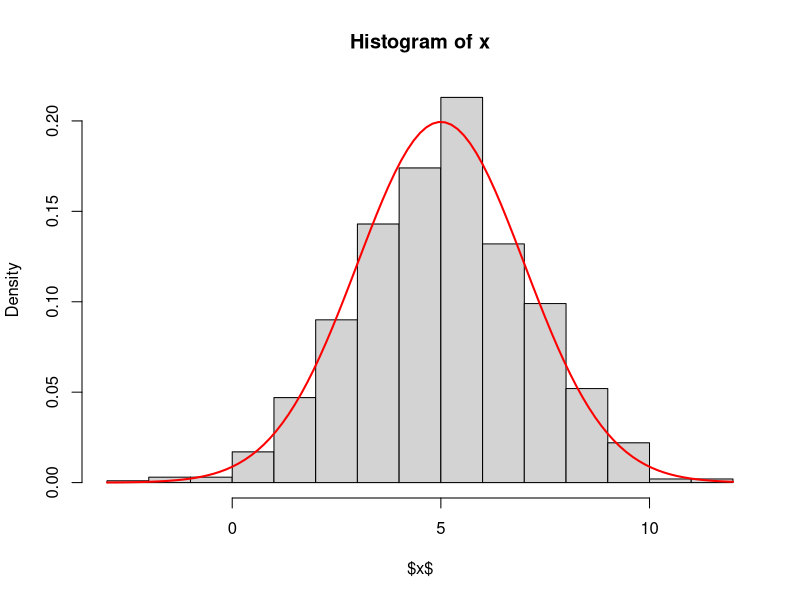
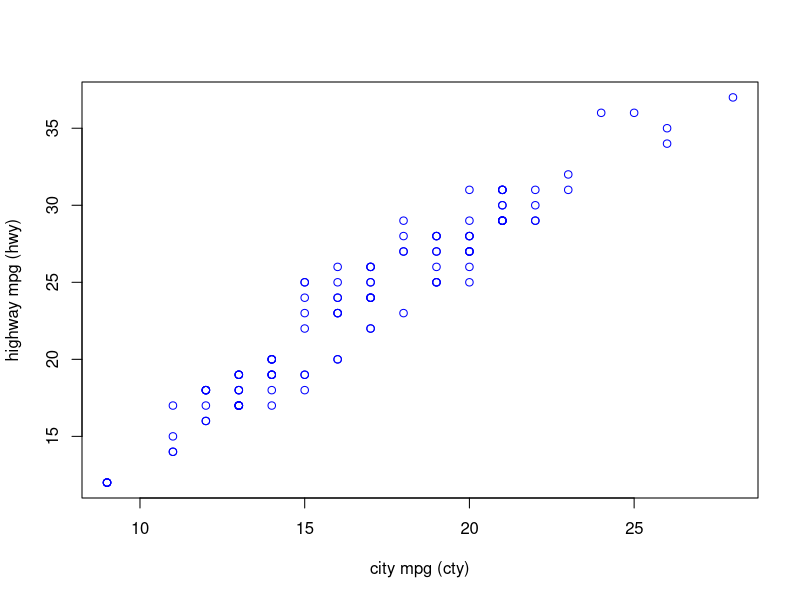
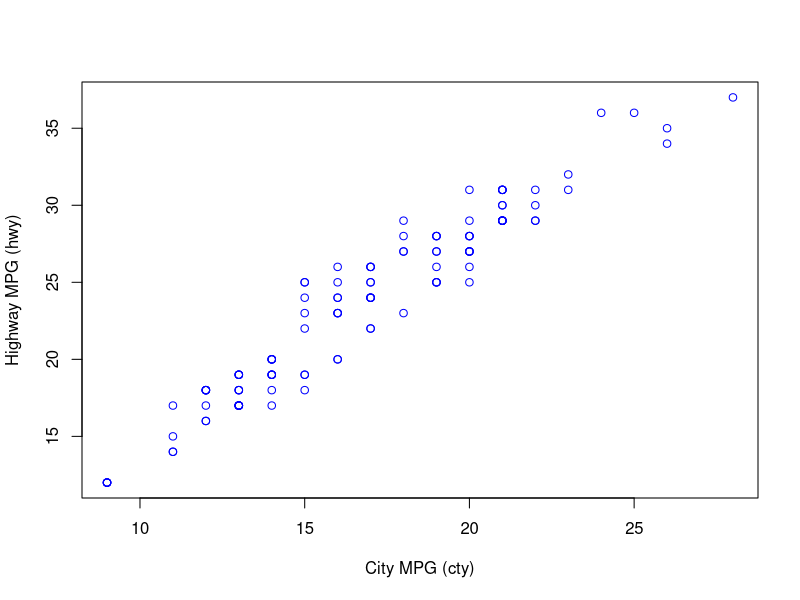
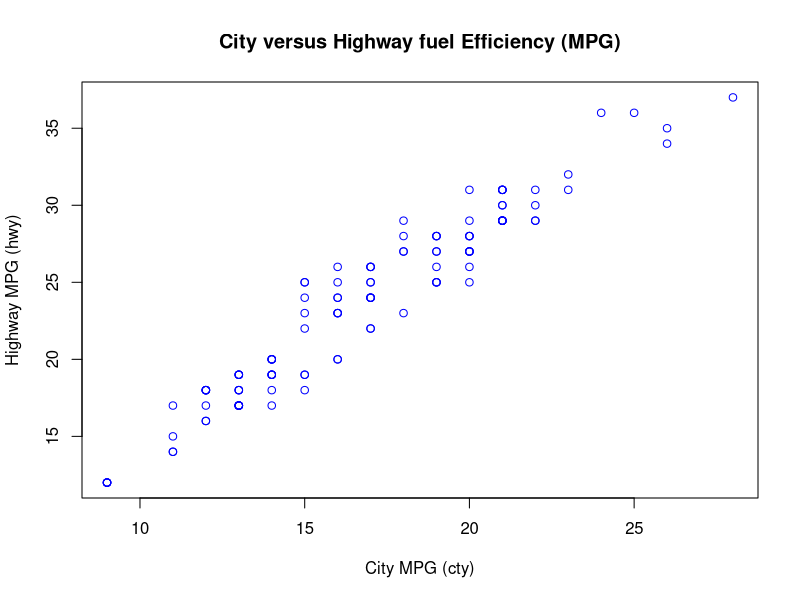
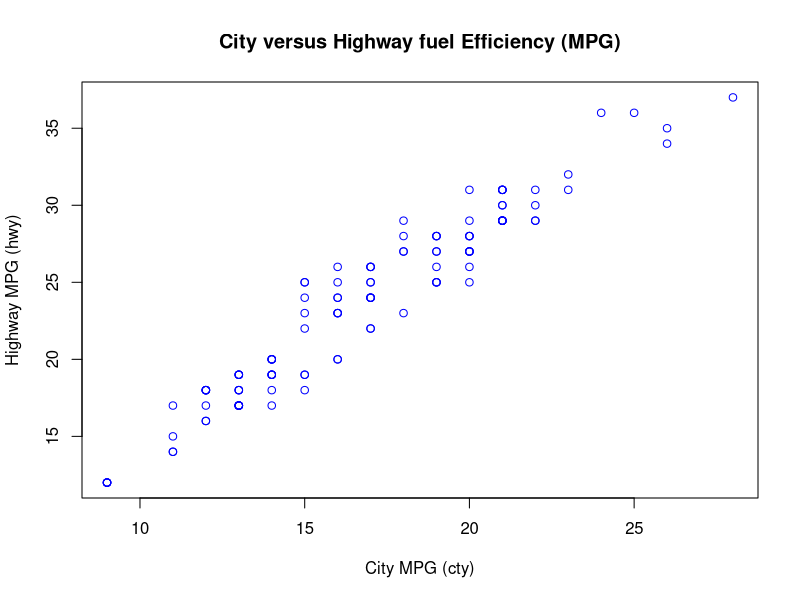
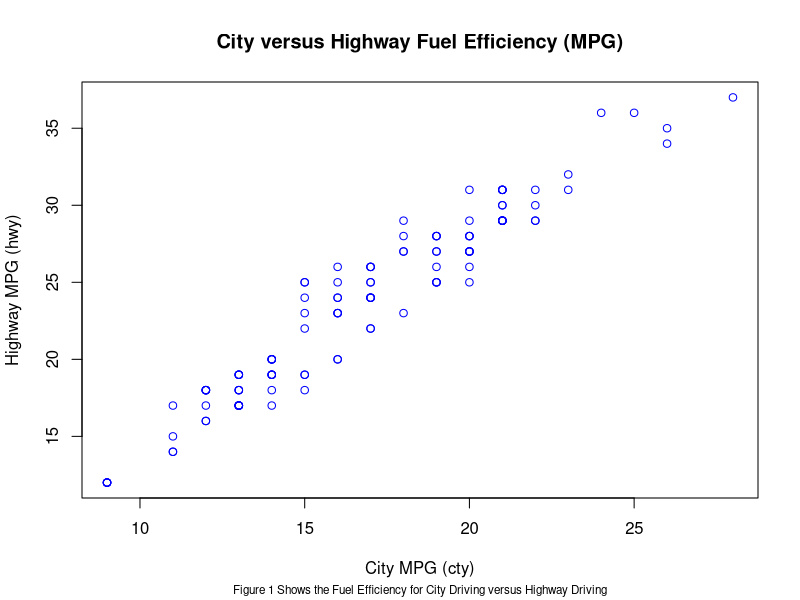

The R script that drew these images, in order:
## ---- chunk 1
#| label: setup 
#| include: FALSE

library(ggplot2)
library(dplyr)

# Default figure size for PDF output
knitr::opts_chunk$set(fig.width = 6, fig.height = 4)

set.seed(42)

## ---- chunk 2
  n <- 1000
## ---- chunk 3
   k <- n/2
   u1 <- runif(k, min = 0, max = 1)
   u2 <- runif(k, min = 0, max = 1)
## ---- chunk 4
z1 <- sqrt(-2*log(u1))*cos(2*pi*u2)

z2 <- sqrt(-2*log(u1))*sin(2*pi*u2)
## ---- chunk 5
z <- c(z1, z2)
## ---- chunk 6
 mu   <- 5

 sigma <- 2
## ---- chunk 7
 x <- mu + sigma * z
## ---- chunk 8
 mean(x)
 sd(x)
## ---- chunk 9
 hist(x,freq = FALSE,ylab = "Density", xlab = "$x$")    
 curve(dnorm(x, mean = mu , sd = sigma ), col = "red" , lwd = 2 , add = TRUE) 
## ---- chunk 10
#| label: tbl-hlth
#| eval: true
#| echo: false
#| tbl-cap: "Total health expenditure by use of funds, in millions of current dollars, Canada, 1975 to 2022 (Source: CIHI National Health Expenditure Trends)"
cihi <- read.csv("hlthexp.csv")

df <- data.frame(Year = cihi$Year,
                 Hospitals = cihi$Hospitals,
                 Physicians = cihi$Physicians,
                 "Other Services" = cihi$Other.Institutions,
                 Dental = cihi$Other.Professionals..Dental.Services,
                 Vision = cihi$Other.Professionals..Vision.Care.Services,
                 "Other Professionals" = cihi$Other.Professionals..Other.Services,
                 check.names = FALSE)

knitr::kable(df, 
             align = c(rep('c',7)),
             format.args = list(big.mark = ","))
## ---- chunk 11
      read.csv("hlthexp.csv")
     
      df <- (read.csv("hlthexp.csv"))
## ---- chunk 12
  any(is.na(df$Hospitals))
## ---- chunk 13
df$TotalOtherServices <- df$"Other.Professionals..Dental.Services"  +     
 df$"Other.Professionals..Vision.Care.Services" +  df$"Total.Other.Professionals"  
## ---- chunk 14
df <- data.frame(df, Prescription.Drugs = df$Prescribed.Drugs)

## ---- chunk 15
df$Hospitals[df$Year == 1983]
## ---- chunk 16
df[df$Year %in% 2012:2022, ]
## ---- chunk 17
library(ggplot2)
mpg <- ggplot2 ::mpg
## ---- chunk 18
 mpg_2008 <- subset(mpg, year == 2008)
## ---- chunk 19
  min(mpg_2008$cty, na.rm = TRUE)
  max(mpg_2008$cty, na.rm = TRUE)
## ---- chunk 20
  sum(mpg_2008$cty) / length(mpg_2008$cty)
## ---- chunk 21
  mean(mpg_2008$cty)
## ---- chunk 22
 library(ggplot2)
 df <- mpg
 df_2008 <- subset(df, year == 2008)
 df$compact <- ifelse(df$class == "compact", 1, 0)

## ---- chunk 23
  mean(df$compact)
## ---- chunk 24
  plot(df_2008$cty, df_2008$hwy, xlab = "city mpg (cty)" , ylab = "highway mpg (hwy)",col ="blue" )
## ---- chunk 25
 plot(df_2008$cty, df_2008$hwy, xlab = "City MPG (cty)" , ylab = "Highway MPG (hwy)" , col = "blue")
## ---- chunk 26
   plot(df_2008$cty, df_2008$hwy,
     xlab = "City MPG (cty)",
     ylab = "Highway MPG (hwy)",
     main = "City versus Highway fuel Efficiency (MPG)", ,col = "blue")
## ---- chunk 27
   plot(df_2008$cty, df_2008$hwy,
     xlab = "City MPG (cty)",
     ylab = "Highway MPG (hwy)",
     main = "City versus Highway fuel Efficiency (MPG)" , col = "blue")
plot(df_2008$cty, df_2008$hwy,
     xlab = "City MPG (cty)",
     ylab = "Highway MPG (hwy)",
     main = "City versus Highway Fuel Efficiency (MPG)",
     col = "blue")

mtext("Figure 1 Shows the Fuel Efficiency for City Driving versus Highway Driving",
      side = 1, line = 4, cex = 0.7)  
